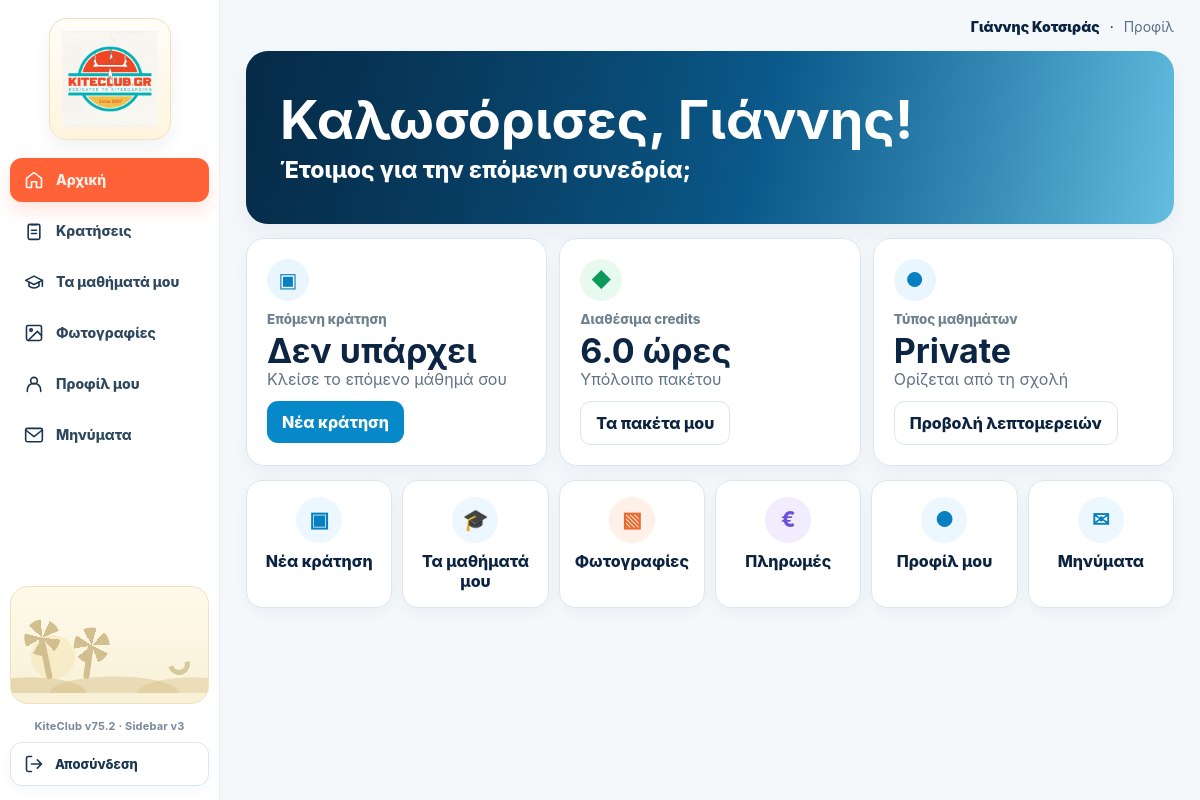
The page /student/home (signed in) on the database its author committed.
### tables this page shows
CREATE TABLE users(
      id INTEGER PRIMARY KEY, name TEXT, email TEXT UNIQUE, phone TEXT,
      role TEXT NOT NULL, password_hash TEXT NOT NULL, active INTEGER DEFAULT 1
    , profile_photo TEXT, surname TEXT, instagram TEXT);

CREATE TABLE students(
      user_id INTEGER PRIMARY KEY, credits REAL DEFAULT 0, level TEXT DEFAULT 'Beginner'
    , student_code TEXT, lesson_type TEXT DEFAULT 'private', group_id INTEGER, crew_member INTEGER DEFAULT 0, crew_start_date TEXT, crew_end_date TEXT, crew_fee REAL DEFAULT 0);

### app.py (the view)
@app.route("/student/home")
def student_home():
    u=current_user()
    if not u or u["role"]!="student": return redirect(url_for("login"))
    con=db()
    st=con.execute("""SELECT s.*,u.name,u.surname,u.email,u.phone,u.instagram,u.profile_photo FROM students s JOIN users u ON u.id=s.user_id WHERE s.user_id=?""",(u["id"],)).fetchone()
    now_dt=datetime.now()
    rows=con.execute("""
      SELECT b.*,COALESCE(bp.attendance_status,b.status) participant_status,sl.lesson_date,sl.start_time,
             ins.name instructor,ins.surname instructor_surname,COALESCE(day_sp.name,slot_sp.name) spot
      FROM booking_participants bp
      JOIN bookings b ON b.id=bp.booking_id
      JOIN slots sl ON sl.id=b.slot_id
      JOIN users ins ON ins.id=sl.instructor_id
      JOIN spots slot_sp ON slot_sp.id=sl.spot_id
      LEFT JOIN day_spots ds ON ds.lesson_date=sl.lesson_date
      LEFT JOIN spots day_sp ON day_sp.id=ds.spot_id
      WHERE bp.student_id=? ORDER BY sl.lesson_date,sl.start_time
    """,(u["id"],)).fetchall()
    upcoming=[]
    for row in rows:
        try: dt=datetime.strptime(f"{row['lesson_date']} {row['start_time']}","%Y-%m-%d %H:%M")
        except Exception: continue
        status=row["participant_status"] or row["status"]
        if status in ("confirmed","pending_payment") and dt>=now_dt:
            upcoming.append(dict(row))
    photos=con.execute("SELECT * FROM student_photos WHERE student_id=? ORDER BY COALESCE(photo_date,'') DESC,created_at DESC,id DESC LIMIT 6",(u["id"],)).fetchall()
    con.close()
    return render_template("student_home.html",student=st,upcoming=upcoming,student_photos=photos,student_nav="home")

### app.py (called while the page is built)
@app.before_request
def enforce_csrf():
    if request.method in ("POST", "PUT", "PATCH", "DELETE"):
        supplied = request.form.get("_csrf_token") or request.headers.get("X-CSRF-Token", "")
        expected = session.get("_csrf_token", "")
        if not supplied or not expected or not hmac.compare_digest(supplied, expected):
            abort(400, description="Invalid or missing security token. Refresh the page and try again.")

@app.after_request
def security_headers(response):
    response.headers["X-Content-Type-Options"] = "nosniff"
    response.headers["Referrer-Policy"] = "strict-origin-when-cross-origin"
    response.headers["X-Frame-Options"] = "DENY"
    response.headers["Permissions-Policy"] = "camera=(), microphone=(), geolocation=()"
    response.headers["Cache-Control"] = "no-store" if session.get("uid") else "no-cache"
    if request.is_secure:
        response.headers["Strict-Transport-Security"] = "max-age=31536000; includeSubDomains"
    return response

def db():
    con = sqlite3.connect(DB, timeout=15)
    con.execute("PRAGMA busy_timeout=15000")
    con.row_factory = sqlite3.Row
    return con

def current_user():
    if not session.get("uid"): return None
    con=db()
    u=con.execute("SELECT * FROM users WHERE id=?",(session["uid"],)).fetchone()
    con.close()
    if u and not u["active"]:
        session.clear()
        return None
    if u:
        session["role"]=u["role"]
        session.permanent=True
    return u

@app.context_processor
def inject():
    me=current_user()
    unread=0
    if me:
        con=db()
        unread=con.execute("SELECT COUNT(*) n FROM messages WHERE recipient_id=? AND read_at IS NULL",(me["id"],)).fetchone()["n"]
        con.close()
    return {"me": me, "message_unread_count": unread, "booking_state_meta": booking_state_meta}

### templates/student_home.html (shortened to what this page needs)
{% extends "base.html" %}{% block content %}
<link rel="stylesheet" href="{{ url_for('static', filename='student-portal.css') }}">
<link rel="stylesheet" href="{{url_for('static',filename='role-sidebar-v3.css')}}?v=3">
<div class="student-portal-shell">
  {% set student_nav='home' %}{% include '_student_portal_sidebar.html' %}
  <main class="student-portal-main">
    <div class="student-portal-top"><strong>{{student.name}}{% if student.surname %} {{student.surname}}{% endif %}</strong> · <a href="{{url_for('student_profile')}}">Προφίλ</a></div>
    <div class="student-portal-content">
      <section class="sp-hero">
        {% set hero_photo = student_photos[0] if student_photos else none %}
        <div class="sp-welcome " >
          <div class="sp-welcome-copy"><h1>Καλωσόρισες, {{student.name}}!</h1><p>Έτοιμος για την επόμενη συνεδρία;</p></div>
        </div>
      </section>
      <div class="sp-home-cards">
        <article class="sp-home-card"><div class="ico">▣</div><small>Επόμενη κράτηση</small>{% if upcoming %}<b>{{upcoming[0].lesson_date|gr_date}}</b><div>{{upcoming[0].start_time|hm24}} · {{upcoming[0].spot}}</div><a class="btn" href="{{url_for('student')}}">Προβολή κράτησης</a>{% else %}<b>Δεν υπάρχει</b><div class="muted">Κλείσε το επόμενο μάθημά σου</div><a class="btn" href="{{url_for('student')}}">Νέα κράτηση</a>{% endif %}</article>
        <article class="sp-home-card"><div class="ico" style="background:#e8f9ef;color:#0b9a5b">◆</div><small>Διαθέσιμα credits</small><b>{{student.credits}} ώρες</b><div class="muted">Υπόλοιπο πακέτου</div><a class="btn alt" href="{{url_for('student_profile')}}#payments">Τα πακέτα μου</a></article>
        <article class="sp-home-card"><div class="ico">●</div><small>Τύπος μαθημάτων</small><b>{{'Private' if student.lesson_type=='private' else ('2P Group' if student.lesson_type=='2p' else '3P Group')}}</b><div class="muted">Ορίζεται από τη σχολή</div><a class="btn alt" href="{{url_for('student_profile')}}">Προβολή λεπτομερειών</a></article>
      </div>
      <div class="sp-quick">
        <a href="{{url_for('student')}}"><span class="qicon">▣</span>Νέα κράτηση</a>
        <a href="{{url_for('student_profile')}}#lessons"><span class="qicon">🎓</span>Τα μαθήματά μου</a>
        <a href="{{url_for('student_profile')}}#photos"><span class="qicon" style="background:#fff1e9;color:#e76b2e">▧</span>Φωτογραφίες</a>
        <a href="{{url_for('student_profile')}}#payments"><span class="qicon" style="background:#f1edff;color:#6d52d9">€</span>Πληρωμές</a>
        <a href="{{url_for('student_profile')}}"><span class="qicon">●</span>Προφίλ μου</a>
        <a href="{{url_for('student_messages')}}"><span class="qicon">✉</span>Μηνύματα{% if message_unread_count %} ({{message_unread_count}}){% endif %}</a>
      </div>
    </div>
  </main>
</div>
{% endblock %}

### static/student-portal.css (style rules this page uses)
:root { --sp-navy:#0a2742;--sp-orange:#ff6236;--sp-orange2:#ff8450;--sp-blue:#1494dc;--sp-line:#dbe7ef;--sp-soft:#f4f8fb;--sp-text:#0b2340;--sp-muted:#6f8190;--sp-green:#0b9a5b;--sp-cream:#fffaf0;--sp-card:#ffffff }
body.student-portal-body { background:var(--sp-soft) }
.student-portal-shell { min-height:100vh;display:grid;grid-template-columns:220px minmax(0,1fr) }
.student-portal-main { min-width:0;padding:18px 26px 44px }
.student-portal-top { max-width:1300px;margin:0 auto 16px;display:flex;justify-content:flex-end;align-items:center;gap:10px;color:var(--sp-text);font-size:14px }
.student-portal-top strong { font-weight:900 }
.student-portal-top a { text-decoration:none;color:#577089 }
.student-portal-content { max-width:1300px;margin:0 auto }
.sp-hero { border-radius:22px;overflow:hidden;box-shadow:0 10px 24px rgba(7,36,63,.05) }
.sp-welcome { min-height:170px;padding:40px 34px;display:flex;align-items:center;position:relative;background:linear-gradient(105deg,#07365a 0%,#0c6ba5 55%,#69c7ea 100%);color:#fff;overflow:hidden }
.sp-welcome:after { content:"";position:absolute;inset:0;background:linear-gradient(90deg,rgba(4,29,48,.46),rgba(4,29,48,.05));pointer-events:none }
.sp-welcome-copy { position:relative;z-index:1;max-width:680px }
.sp-welcome h1 { font-size:54px;line-height:1.06;margin:0 0 8px;color:#fff }
.sp-welcome p { font-size:23px;margin:0;font-weight:760 }
.sp-home-cards { display:grid;grid-template-columns:repeat(3,minmax(0,1fr));gap:12px;margin-top:14px }
.sp-home-card { background:var(--sp-card);border:1px solid var(--sp-line);border-radius:18px;padding:20px;box-shadow:0 8px 20px rgba(7,36,63,.04) }
.sp-home-card .ico { width:42px;height:42px;border-radius:50%;display:flex;align-items:center;justify-content:center;background:#eaf6fd;color:#087fc0;font-size:20px;margin-bottom:10px }
.sp-home-card small { display:block;color:var(--sp-muted);font-weight:850;margin-bottom:6px }
.sp-home-card b { font-size:34px;line-height:1.05;display:block;color:#0c2543 }
.sp-home-card div { color:#5f7385 }
.sp-home-card .btn { margin-top:12px }
.sp-quick { display:grid;grid-template-columns:repeat(6,minmax(0,1fr));gap:10px;margin-top:14px }
.sp-quick a { background:#fff;border:1px solid var(--sp-line);border-radius:16px;padding:16px 10px;text-decoration:none;text-align:center;font-weight:850;color:var(--sp-text);box-shadow:0 5px 16px rgba(7,36,63,.04) }
.sp-quick .qicon { display:flex;width:46px;height:46px;border-radius:50%;margin:0 auto 8px;background:#edf7ff;color:#087fc0;align-items:center;justify-content:center;font-size:21px }

### templates/base.html (style rules this page uses)
:root { --n:#0b2340;--b:#0788c8;--bg:#f3f8fb;--g:#dff7e8;--gt:#0c7c46;--r:#ffe3e6;--rt:#bd3541;--o:#fff0d6;--ot:#a86100;--l:#d9e6ee;--m:#6f8190 }
* { box-sizing:border-box }
body { margin:0;background:var(--bg);color:var(--n);font-family:Inter,system-ui,-apple-system,Segoe UI,sans-serif }
a { color:inherit }
h1 { font-size:28px;margin:0 0 6px }
.muted { color:var(--m) }
.btn { border:0;border-radius:11px;padding:11px 15px;font-weight:800;cursor:pointer;background:var(--b);color:#fff;text-decoration:none;display:inline-block }
.btn.alt { background:#fff;color:var(--n);border:1px solid var(--l) }

### rows shown on the page
users: name "Γιάννης", surname "Κοτσιράς"
students: credits "6.0", lesson_type "Private"
